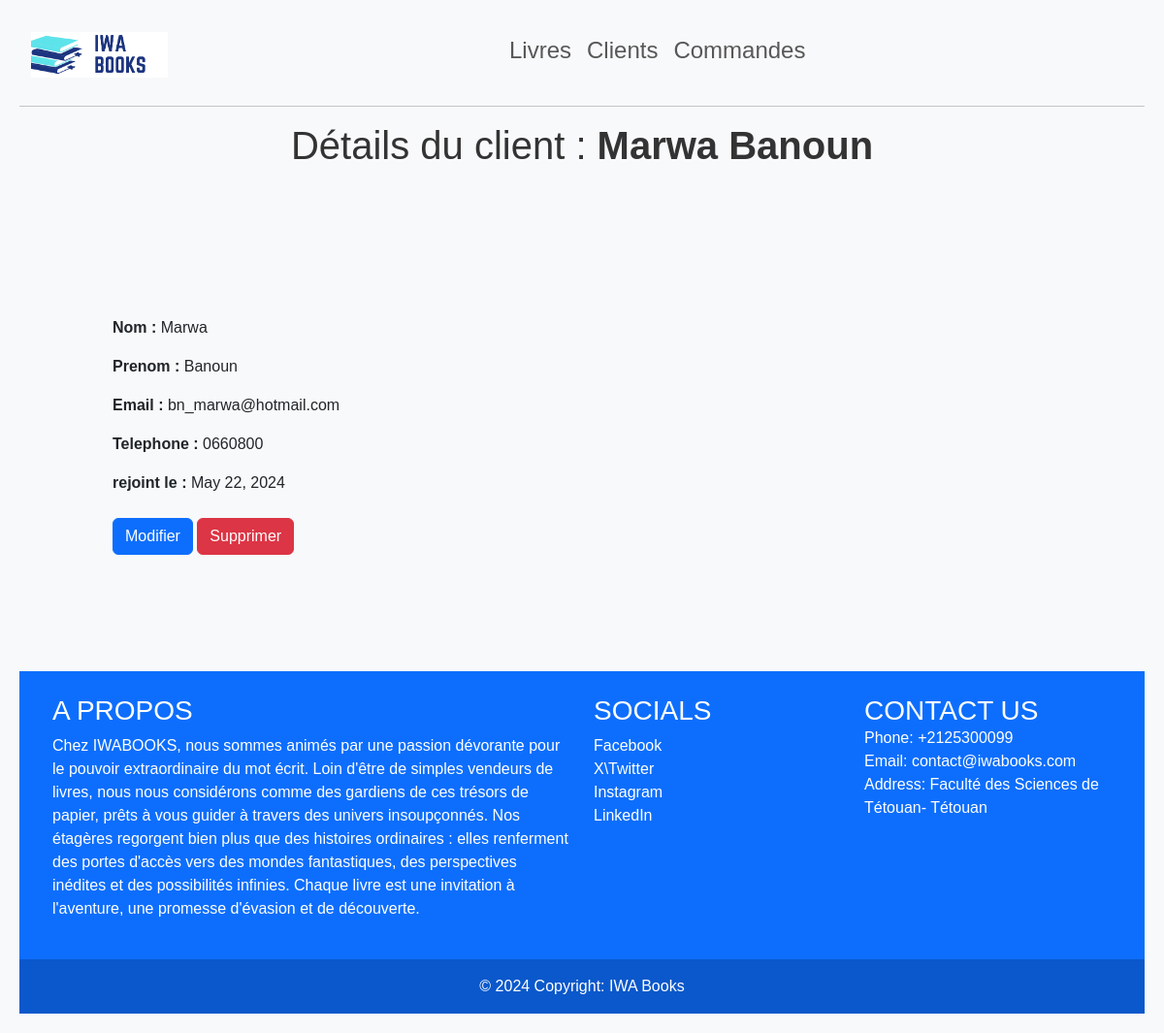
The app's page /client/detail_client/8/ with its own data.
### Client/models.py (models this page shows, shortened)
class Client(models.Model):
    nom = models.CharField(max_length=30, null=True)
    prenom = models.CharField(max_length=30, null=True)
    email = models.EmailField()
    telephone = models.CharField(max_length=26)
    dateCreation = models.DateField(auto_now_add=True)

### Client/views.py (the view)
# urls.py: path('detail_client/<int:pk>/', views.detail_client, name='detail_client'),
def detail_client(request, pk):
    client = get_object_or_404(Client, id=pk)
    context = {'client': client}
    return render(request, 'client/detail_client.html', context)

### templates/client/detail_client.html (shortened to what this page needs)
{% extends 'main.html'%}
{%block contenu %}
<h1 style="width:100%;text-align:center;">Détails du client : <strong>{{ client.nom }} {{ client.prenom }}</strong></h1>
    <div class="row p-5">
        <div class="col-9 p-5 mt-5">
            <p><strong>Nom :</strong> {{ client.nom }}</p>
            <p><strong>Prenom :</strong> {{ client.prenom }}</p>
            <p><strong>Email :</strong> {{ client.email }}</p>
            <p><strong>Telephone :</strong> {{ client.telephone }}</p>
            <p><strong>rejoint le :</strong> {{ client.dateCreation }}</p>
            <div class="mt-4">
                <a href="{% url 'modifier_client' client.id %}" class="btn btn-primary">Modifier</a>
                <a href="{% url 'supprimer_client' client.id %}" class="btn btn-danger ml-3">Supprimer</a>
            </div>
        </div>
        <div class="col-auto">
        </div>
    </div>
{%endblock%}

### static/css/main.css (style rules this page uses)
body { font-family: Arial, sans-serif; background-color: #f8f9fa; }
body { font-family: Arial, sans-serif; background-color: #f4f4f4; padding: 20px; }
h1 { color: #333; }
body { font-family: Arial, sans-serif; background-color: #f8f9fa; padding: 20px; }
a { color: #007bff; text-decoration: none; }

### records on screen
Client: nom "Marwa", prenom "Banoun", email "bn_marwa@hotmail.com", telephone "0660800", dateCreation "May 22, 2024"
